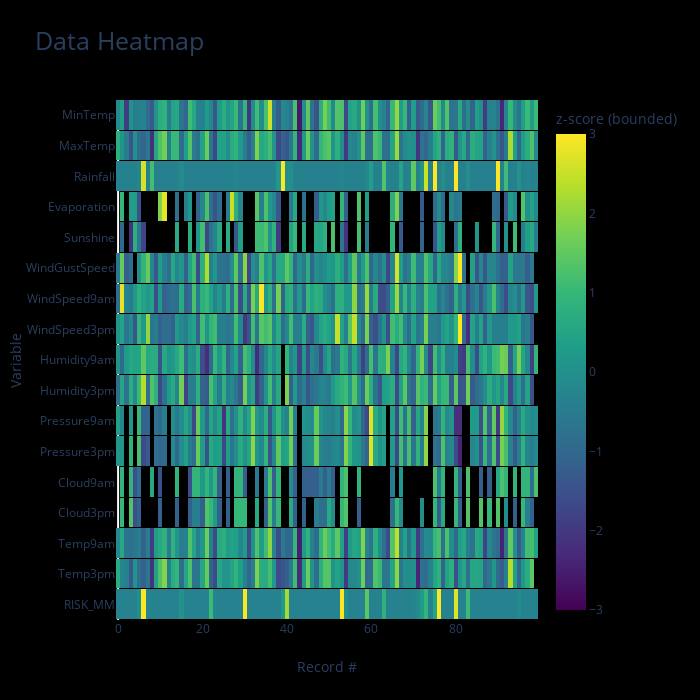

Here is the notebook cell this chart was saved with:
### Markdown cell above
## Basic heatmap

### Code cell
data_heatmap(df)

### Figure 1 — Plotly figure (JSON) as saved in the notebook; plotly's stock layout.template omitted (floating-point values rounded to 4 significant figures; data arrays with more than 128 entries replaced by an {"elided": "..."} marker saying what was removed)
{"data": [{"colorbar": {"title": {"text": "z-score (bounded)"}}, "colorscale": [[0, "#440154"], [0.1111, "#482878"], [0.2222, "#3e4989"], [0.3333, "#31688e"], [0.4444, "#26828e"], [0.5556, "#1f9e89"], [0.6667, "#35b779"], [0.7778, "#6ece58"], [0.8889, "#b5de2b"], [1, "#fde725"]], "type": "heatmap", "x": [0, 1, 2, 3, 4, 5, 6, 7, 8, 9, 10, 11, 12, 13, 14, 15, 16, 17, 18, 19, 20, 21, 22, 23, 24, 25, 26, 27, 28, 29, 30, 31, 32, 33, 34, 35, 36, 37, 38, 39, 40, 41, 42, 43, 44, 45, 46, 47, 48, 49, 50, 51, 52, 53, 54, 55, 56, 57, 58, 59, 60, 61, 62, 63, 64, 65, 66, 67, 68, 69, 70, 71, 72, 73, 74, 75, 76, 77, 78, 79, 80, 81, 82, 83, 84, 85, 86, 87, 88, 89, 90, 91, 92, 93, 94, 95, 96, 97, 98, 99], "y": ["RISK_MM", "Temp3pm", "Temp9am", "Cloud3pm", "Cloud9am", "Pressure3pm", "Pressure9am", "Humidity3pm", "Humidity9am", "WindSpeed3pm", "WindSpeed9am", "WindGustSpeed", "Sunshine", "Evaporation", "Rainfall", "MaxTemp", "MinTemp"], "ygap": 1, "z": {"elided": "17x100 float values"}, "zmax": 3, "zmin": -3}], "layout": {"autosize": false, "height": 700, "paper_bgcolor": "rgb(0,0,0,0)", "plot_bgcolor": "rgb(0,0,0,0)", "title": {"font": {"size": 25}, "text": "Data Heatmap"}, "width": 700, "xaxis": {"autorange": true, "range": [-0.5, 99.5], "showgrid": false, "ticks": "", "title": {"text": "Record #"}, "type": "linear"}, "yaxis": {"automargin": true, "autorange": true, "range": [-0.5, 16.5], "showgrid": false, "ticks": "", "title": {"text": "Variable"}, "type": "category"}}}
